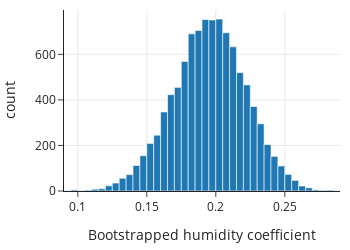

Notebook code for this chart:
### Markdown cell above
We are interested in the shape and spread of this bootstrap sampling distribution (we know that the center will be close to the original coefficient of $0.21$):

### Code cell
px.histogram(x=boot_theta_hat, nbins=50,
             labels=dict(x='Bootstrapped humidity coefficient'),
             width=350, height=250)

### Figure 1 — Plotly figure (JSON) as saved in the notebook; plotly's stock layout.template omitted (floating-point values rounded to 4 significant figures; data arrays with more than 128 entries replaced by an {"elided": "..."} marker saying what was removed)
{"data": [{"alignmentgroup": "True", "bingroup": "x", "hovertemplate": "Bootstrapped humidity coefficient=%{x}<br>count=%{y}<extra></extra>", "legendgroup": "", "marker": {"color": "#1F77B4", "pattern": {"shape": ""}}, "name": "", "nbinsx": 50, "offsetgroup": "", "orientation": "v", "showlegend": false, "type": "histogram", "x": {"elided": "10000 float values"}, "xaxis": "x", "yaxis": "y"}], "layout": {"barmode": "relative", "height": 250, "legend": {"tracegroupgap": 0}, "width": 350, "xaxis": {"anchor": "y", "autorange": true, "domain": [0, 1], "range": [0.09, 0.29], "title": {"text": "Bootstrapped humidity coefficient"}, "type": "linear"}, "yaxis": {"anchor": "x", "autorange": true, "domain": [0, 1], "range": [0, 794.7], "title": {"text": "count"}}}}
